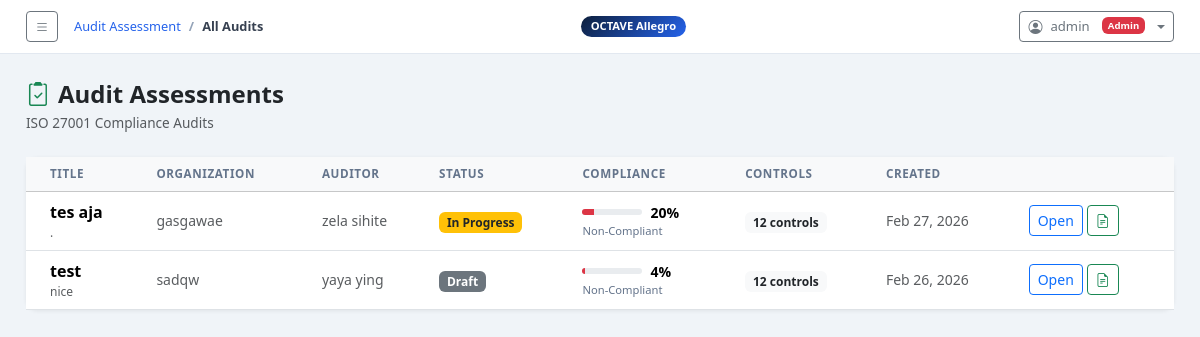
The app's page /audit/ (signed in) with its own data.
### octave_app/models.py (models this page shows, shortened)
class AuditAssessment(models.Model):
    owner          = models.ForeignKey(User, on_delete=models.SET_NULL, null=True, blank=True,
                         related_name='audit_assessments')
    assigned_auditee = models.ForeignKey(User, on_delete=models.SET_NULL, null=True, blank=True,
                         related_name='assigned_audit_assessments')
    title          = models.CharField(max_length=255)
    organization   = models.CharField(max_length=255)
    scope          = models.TextField()
    assessor_name  = models.CharField(max_length=255)
    assessor_email = models.EmailField(blank=True)
    start_date     = models.DateField(default=timezone.now)
    end_date       = models.DateField(null=True, blank=True)
    status         = models.CharField(max_length=20, choices=AUDIT_STATUS_CHOICES, default='draft')
    notes          = models.TextField(blank=True)
    created_at     = models.DateTimeField(default=timezone.now)
    updated_at     = models.DateTimeField(auto_now=True)
    class Meta:
        ordering = ['-created_at']
    def get_compliance_score(self):
        controls = self.controls.all()
        total = controls.count()
        if total == 0:
            return 0, 'No Controls', 'secondary'
        compliant = controls.filter(status='compliant').count()
        partial   = controls.filter(status='partial').count()
        score = int(((compliant + partial * 0.5) / total) * 100)
        if score >= 85:
            label, color = 'Compliant', 'success'
        elif score >= 60:
            label, color = 'Needs Improvement', 'warning'
        else:
            label, color = 'Non-Compliant', 'danger'
        return score, label, color

### octave_app/views.py (the view)
# urls.py: path('audit/',                                views.audit_list,             name='audit_list'),
@login_required
def audit_list(request):
    user = request.user
    try:
        role = user.profile.role
    except Exception:
        role = 'auditee'
    if role == 'admin':
        audits = AuditAssessment.objects.select_related('owner', 'assigned_auditee').all()
    elif role == 'auditor':
        audits = AuditAssessment.objects.filter(owner=user)
    else:
        audits = AuditAssessment.objects.filter(assigned_auditee=user)
    return render(request, 'octave_app/audit/audit_list.html', {'audits': audits})

### octave_app/context_processors.py (called while the page is built)
def sidebar_ctx(request):
    return {'octave_steps': OCTAVE_STEPS}

### octave_app/templates/octave_app/audit/audit_list.html (shortened to what this page needs)
{% extends 'octave_app/base.html' %}
{% block breadcrumb %}
<li class="breadcrumb-item"><a href="{% url 'audit_list' %}">Audit Assessment</a></li>
<li class="breadcrumb-item active">All Audits</li>
{% endblock %}
{% block content %}
<div class="d-flex justify-content-between align-items-center mb-4">
  <div>
    <h4 class="fw-bold mb-1"><i class="bi bi-clipboard2-check me-2 text-success"></i>Audit Assessments</h4>
    <div class="text-muted" style="font-size:.85rem;">ISO 27001 Compliance Audits</div>
  </div>
</div>
{% if audits %}
<div class="card">
  <div class="card-body p-0">
    <div class="table-responsive">
      <table class="table table-hover align-middle mb-0">
        <thead class="table-light">
          <tr>
            <th class="ps-4">Title</th>
            <th>Organization</th>
            {% if request.user.profile.role != 'auditor' %}<th>Auditor</th>{% endif %}
            <th>Status</th>
            <th>Compliance</th>
            <th>Controls</th>
            <th>Created</th>
            <th></th>
          </tr>
        </thead>
        <tbody>
          {% for audit in audits %}
          {% with score=audit.get_compliance_score %}
          <tr>
            <td class="ps-4">
              <div class="fw-semibold">{{ audit.title }}</div>
              <div class="text-muted" style="font-size:.75rem;">{{ audit.scope|truncatechars:50 }}</div>
            </td>
            <td class="small text-muted">{{ audit.organization }}</td>
            {% if request.user.profile.role != 'auditor' %}
            <td class="small text-muted">{{ audit.owner.get_full_name|default:audit.owner.username|default:"—" }}</td>
            {% endif %}
            <td>
              {% if audit.status == 'completed' %}<span class="badge bg-success">Completed</span>
              {% elif audit.status == 'in_progress' %}<span class="badge bg-warning text-dark">In Progress</span>
              {% else %}<span class="badge bg-secondary">Draft</span>{% endif %}
            </td>
            <td>
              <div class="d-flex align-items-center gap-2">
                <div class="progress" style="width:60px;height:6px;">
                  <div class="progress-bar bg-{% if score.1 == 'Compliant' %}success{% elif score.1 == 'Needs Improvement' %}warning{% else %}danger{% endif %}"
                       style="width:{{ score.0 }}%"></div>
                </div>
                <span class="fw-bold small">{{ score.0 }}%</span>
              </div>
              <div style="font-size:.7rem;color:#64748b;">{{ score.1 }}</div>
            </td>
            <td>
              <span class="badge bg-light text-dark">{{ audit.controls.count }} controls</span>
            </td>
            <td class="small text-muted">{{ audit.created_at|date:"M d, Y" }}</td>
            <td>
              <div class="d-flex gap-1">
                <a href="{% url 'audit_detail' audit.pk %}" class="btn btn-sm btn-outline-primary">Open</a>
                <a href="{% url 'audit_report' audit.pk %}" class="btn btn-sm btn-outline-success"><i class="bi bi-file-earmark-text"></i></a>
              </div>
            </td>
          </tr>
          {% endwith %}
          {% endfor %}
        </tbody>
      </table>
    </div>
  </div>
</div>
{% endif %}
{% endblock %}

### octave_app/templates/octave_app/base.html (shortened to what this page needs)
<!DOCTYPE html>
<html lang="en">
<head>
  <link href="https://cdn.jsdelivr.net/npm/bootstrap@5.3.2/dist/css/bootstrap.min.css" rel="stylesheet">
  <link href="https://cdn.jsdelivr.net/npm/bootstrap-icons@1.11.3/font/bootstrap-icons.css" rel="stylesheet">
</head>
<body>
<div class="main full">
  <div class="topbar">
    <div class="d-flex align-items-center gap-3">
      <button class="btn btn-sm btn-outline-secondary" id="toggleSidebar">
        <i class="bi bi-list"></i>
      </button>
      <nav aria-label="breadcrumb">
        <ol class="breadcrumb">
          {% block breadcrumb %}<li class="breadcrumb-item active">Dashboard</li>{% endblock %}
        </ol>
      </nav>
    </div>
    <span class="ws-badge">OCTAVE Allegro</span>
    {% if user.is_authenticated %}
    <div class="dropdown ms-3">
      <button class="btn btn-sm btn-outline-secondary dropdown-toggle d-flex align-items-center gap-2" type="button" data-bs-toggle="dropdown">
        <i class="bi bi-person-circle"></i>
        <span style="font-size:.82rem">{{ user.get_full_name|default:user.username }}</span>
        {% with role=user.profile.role %}
        {% if role == 'admin' %}<span class="badge bg-danger ms-1" style="font-size:.6rem">Admin</span>
        {% elif role == 'auditor' %}<span class="badge bg-primary ms-1" style="font-size:.6rem">Auditor</span>
        {% else %}<span class="badge bg-secondary ms-1" style="font-size:.6rem">Auditee</span>{% endif %}
        {% endwith %}
      </button>
    </div>
    {% endif %}
  </div>
  <div class="content">
    {% block content %}{% endblock %}
  </div>
</div>
</body>
</html>

### octave_app/templates/octave_app/base.html (style rules this page uses)
:root { --navy:#0d1f3c;--navy2:#1a3558;--accent:#2563eb;--sidebar:270px }
body { background:#f0f4f8;font-family:'Segoe UI',system-ui,sans-serif }
.main { margin-left:var(--sidebar); min-height:100vh; display:flex; flex-direction:column; transition:margin-left .3s ease; }
.main.full { margin-left:0 !important; }
.topbar { background:#fff;border-bottom:1px solid #e2e8f0;padding:11px 26px;position:sticky;top:0;z-index:100;display:flex;align-items:center;justify-content:space-between }
.topbar .breadcrumb { margin:0;font-size:.8rem }
.topbar .breadcrumb-item a { color:var(--accent);text-decoration:none }
.topbar .breadcrumb-item.active { color:#374151;font-weight:600 }
.topbar .breadcrumb-item+.breadcrumb-item::before { color:#94a3b8 }
.content { padding:26px;flex:1 }
.card { border:none;border-radius:12px;box-shadow:0 1px 4px rgba(0,0,0,.07) }
.ws-badge { background:linear-gradient(135deg,var(--navy),var(--accent));color:#fff;border-radius:16px;padding:2px 10px;font-size:.7rem;font-weight:700 }
.table th { font-size:.73rem;text-transform:uppercase;letter-spacing:.05em;color:#64748b;font-weight:700 }

### records on screen
AuditAssessment: title "tes aja", scope ".", organization "gasgawae", owner.get_full_name "zela sihite", status "In Progress", get_compliance_score.0 "20", get_compliance_score.1 "Non-Compliant", controls.count "12", created_at "Feb 27, 2026"
AuditAssessment: title "test", scope "nice", organization "sadqw", owner.get_full_name "yaya ying", status "Draft", get_compliance_score.0 "4", get_compliance_score.1 "Non-Compliant", controls.count "12", created_at "Feb 26, 2026"

### other values on screen
{{ user.get_full_name|default:user.username }} "admin"
